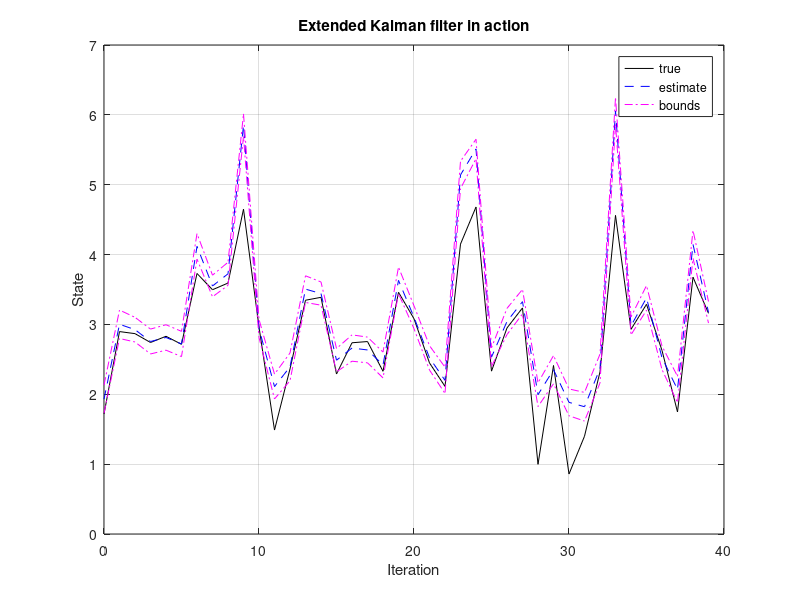
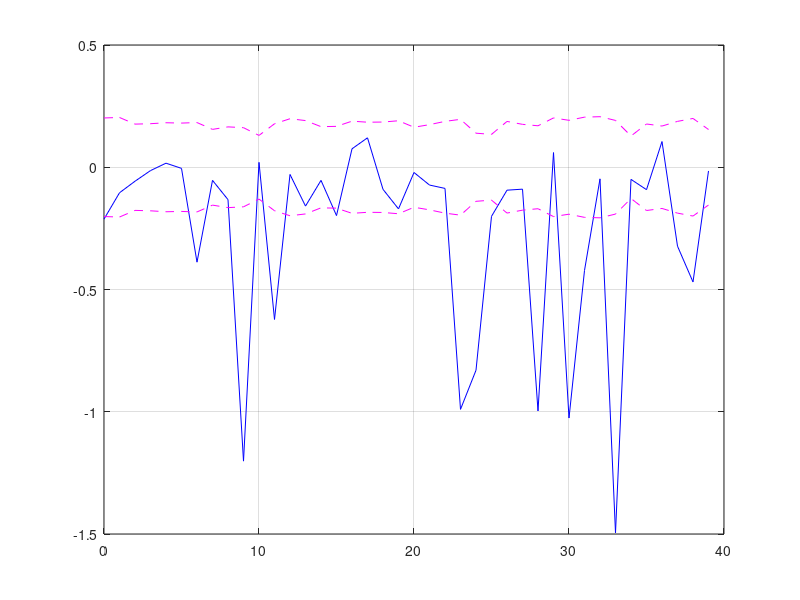

The MATLAB source for these figures, in order: (Note: this script raises an error after producing the figures.)

#Initialize simulation variables
SigmaW= 1; # Process noise covariance
SigmaV= 2; # Sensor noise covariance
maxIter= 40;
xtrue= 2 +randn(1); # Initialize true system initial state

xhat= 2; # Initialize Kalman filter initial estimate

SigmaX= 1; # Initialize Kalman filter covariance
u= 0; # Unknown initial driving input: assume zero

# Reserve storage for variables we might want to plot/evaluate
xstore=zeros(maxIter+1,length(xtrue));
xstore(1,:) =xtrue;
xhatstore=zeros(maxIter,length(xhat));
SigmaXstore=zeros(maxIter,length(xhat)^2);
for k= 1:maxIter,
# EKF Step 0: Compute Ahat, Bhat
# Note: For this example, x(k+1) = sqrt(5+x(k)) + w(k)
Ahat= 0.5/sqrt(5+xhat);Bhat= 1;
# EKF Step 1a: State estimate time update
# Note: You need to insert your system's f(...) equation here
xhat=sqrt(5+xhat);
# EKF Step 1b: Error covariance time update
SigmaX=Ahat*SigmaX*Ahat' +Bhat*SigmaW*Bhat';
# [Implied operation of system in background, with
# input signal u, and output signal y]
w=chol(SigmaW)'*randn(1);
v=chol(SigmaV)'*randn(1);
ytrue=xtrue^3 +v; # y is based on present x and u
xtrue=sqrt(5+xtrue) +w;  # future x is based on present u

# EKF Step 1c: Estimate system output
# Note: You need to insert your system's h(...) equation here
Chat= 3*xhat^2;
Dhat= 1;
yhat=xhat^3;
# EKF Step 2a: Compute Kalman gain matrix
SigmaY=Chat*SigmaX*Chat' +Dhat*SigmaV*Dhat';
L=SigmaX*Chat'/SigmaY;
# EKF Step 2b: State estimate measurement update
xhat=xhat+L*(ytrue-yhat);
xhat=max(-5,xhat); # don't get square root of negative xhat!

# EKF Step 2c: Error covariance measurement update

SigmaX=SigmaX-L*SigmaY*L';
[~,S,V] =svd(SigmaX);
HH=V*S*V';
SigmaX= (SigmaX+SigmaX' +HH+HH')/4;
# Help to keep robust
# [Store information for evaluation/plotting purposes]
xstore(k+1,:) =xtrue;
xhatstore(k,:) =xhat;
SigmaXstore(k,:) = (SigmaX(:))';
end;
figure(1);
clf;
t=0:maxIter-1;
plot(t,xstore(1:maxIter),'k-',t,xhatstore,'b--', ...
  t,xhatstore+3*sqrt(SigmaXstore),'m-.',...
  t,xhatstore-3*sqrt(SigmaXstore),'m-.');
grid;
legend('true','estimate','bounds');
xlabel('Iteration');
ylabel('State');
title('Extended Kalman filter in action');
figure(2);

clf;
plot(t,xstore(1:maxIter)-xhatstore,'b-',t, ...
  3*sqrt(SigmaXstore),'m--',t,-3*sqrt(SigmaXstore),'m--');
grid;
legend('Error','bounds',0);
title('EKF Error with bounds');
xlabel('Iteration');
ylabel('Estimation error');
